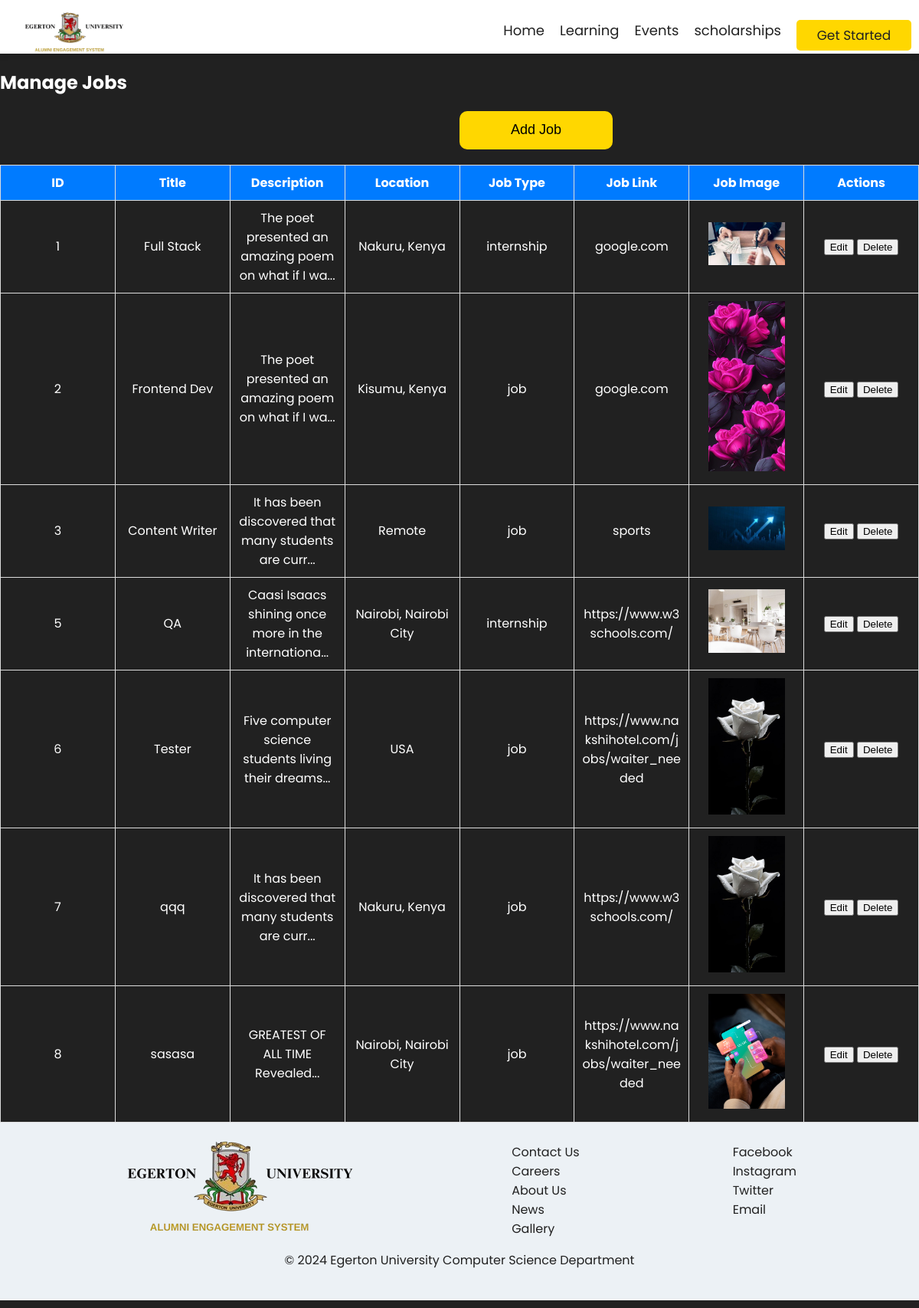
Page /view_jobs on the earlier database version.
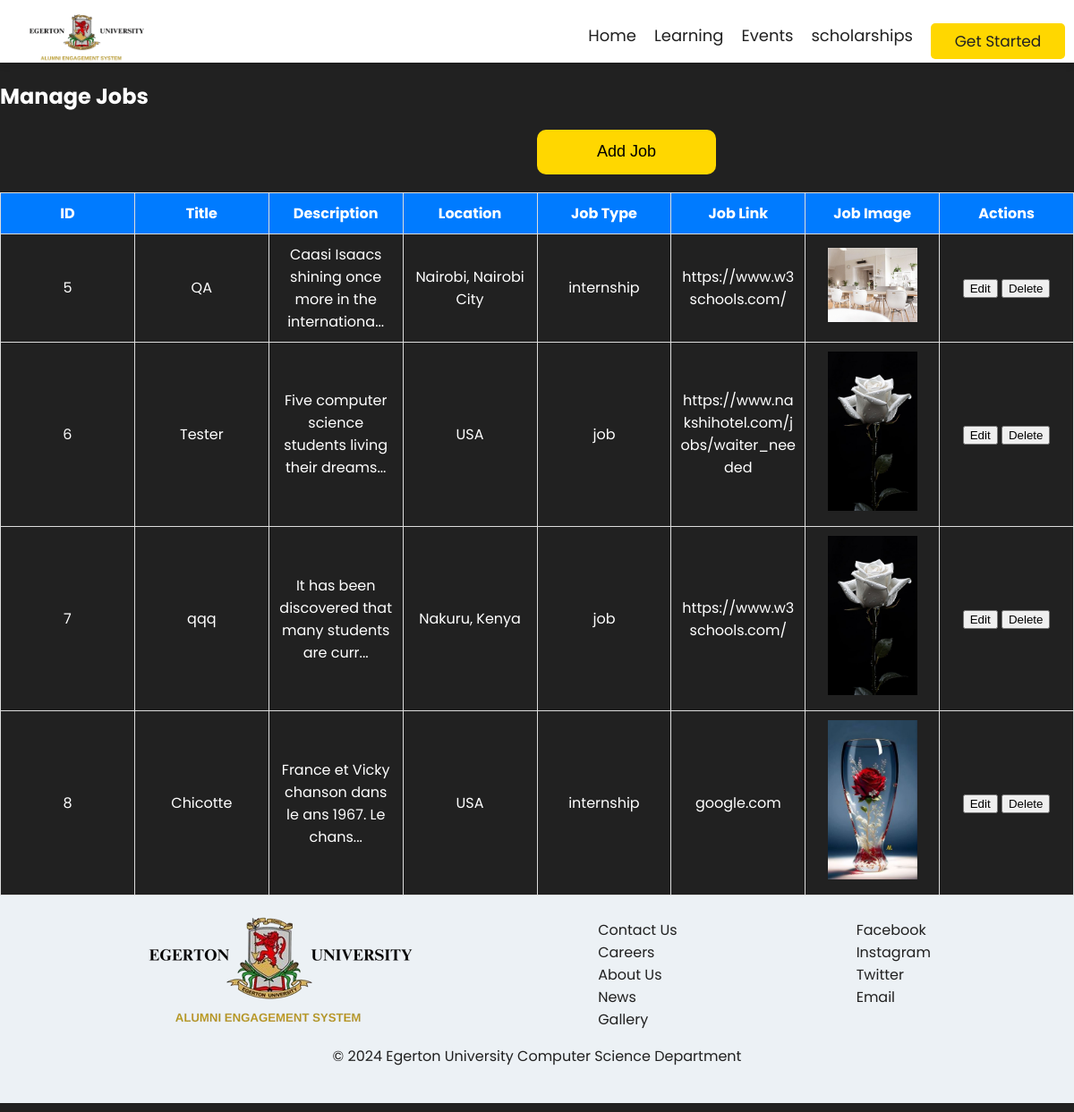
Same page on the later database version.
### website/models.py (models this page shows)
class Jobs(db.Model):
    id = db.Column(db.Integer, primary_key = True)
    title = db.Column(db.String(100) , nullable = False)
    body = db.Column(db.String(1000) , nullable = False)
    location = db.Column(db.String(50) , nullable = False)
    job_type = db.Column(db.String(100) , nullable = False)
    link = db.Column(db.String(100) , nullable = False)
    image = db.Column(db.String(1000) , nullable = False)

### website/admin.py (the view)
@admin.route('/view_jobs')
def all_jobs():
    all_jobs = Jobs.query.all()
    return render_template("all_jobs.html" , all_jobs = all_jobs)

### website/templates/all_jobs.html (shortened to what this page needs)
{% extends "base.html" %}
{% block body %}
<h2>Manage Jobs</h2>
<a href="{{ url_for('admin.add_job') }}"><button class="all-jobs-button">Add Job</button></a>
<table>
    <thead>
        <tr>
            <th>ID</th>
            <th>Title</th>
            <th>Description</th>
            <th>Location</th>
            <th>Job Type</th>
            <th>Job Link</th>
            <th>Job Image</th>
            <th>Actions</th>
        </tr>
    </thead>
    <tbody>
        {% for job in all_jobs %}
        <tr>
            <td>{{ job.id }}</td>
            <td>{{ job.title }}</td>
            <td>{{ job.body[:50] }}...</td>
            <td>{{ job.location }}</td>
            <td> {{ job.job_type }} </td>
            <td> {{ job.link }} </td>
            <td> <img src={{job.image}} alt="Job Image here" width="100"> </td>
            <td>
                <button><a href="{{ url_for('admin.edit_job' , job_id=job.id) }}">Edit</a></button>
                <button onclick="confirmDelete('{{ url_for('admin.delete_job',job_id=job.id) }}')">Delete</button>
            </td>
        </tr>
        {% endfor %}
    </tbody>
</table>
{% endblock %}

Differences in the rows shown:
removed Jobs: id "1", title "Full Stack", body "The poet presented an amazing poem on what if I wa", location "Nakuru, Kenya", job_type "internship", link "google.com", image (picture)
removed Jobs: id "2", title "Frontend Dev", body "The poet presented an amazing poem on what if I wa", location "Kisumu, Kenya", job_type "job", link "google.com", image (picture)
removed Jobs: id "3", title "Content Writer", body "It has been discovered that many students are curr", location "Remote", job_type "job", link "sports", image (picture)
changed Jobs id 8: title "sasasa" → "Chicotte"; body "GREATEST OF ALL TIME Revealed" → "France et Vicky chanson dans le ans 1967. Le chans"; location "Nairobi, Nairobi City" → "USA"; job_type "job" → "internship"; link "https://www.nakshihotel.com/jobs/waiter_needed" → "google.com"; image: a different picture
